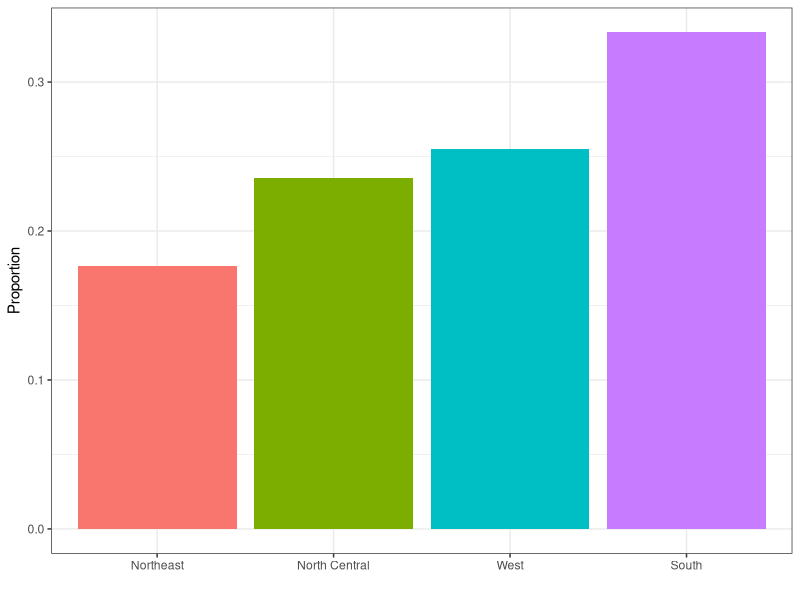
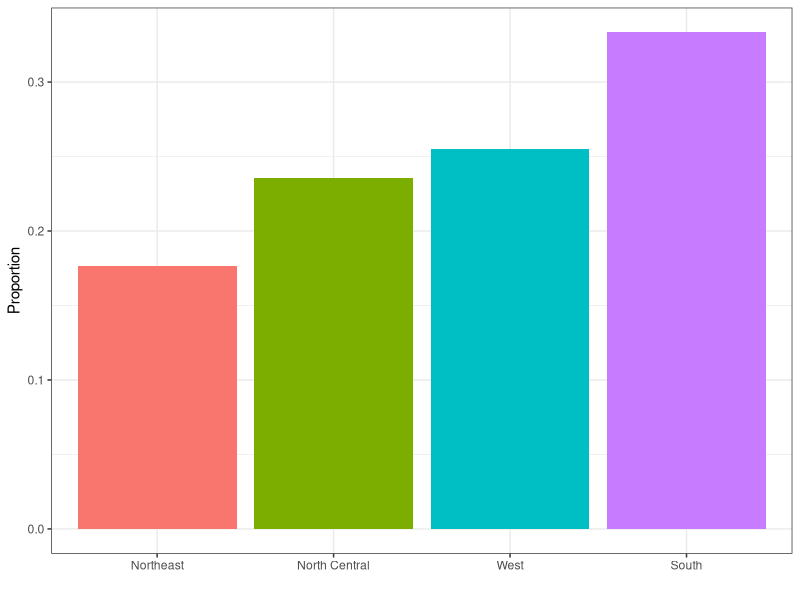

Here is the R script that generated these plots, in order:
## ---- chunk 1
library(dplyr)
library(ggplot2)
library(dslabs)
data(heights)
data(murders)
## ---- chunk 2
library(ggplot2)
library(magrittr)
library(dplyr)
library(dslabs)
ds_theme_set()
data(murders)
murders %>% group_by(region) %>% summarize(n = n()) %>% 
    mutate(Proportion = n/sum(n),region = reorder(region, Proportion)) %>%
    ggplot(aes(x=region, y=Proportion, fill=region)) + 
    geom_bar(stat = "identity", show.legend = FALSE) + xlab("")
## ---- chunk 3
murders %>% group_by(region) %>%
  summarize(n = n()) %>%
  mutate(Proportion = n/sum(n), 
         region = reorder(region, Proportion)) %>%
  ggplot(aes(x=region, y=Proportion, fill=region)) + 
  geom_bar(stat = "identity", show.legend = FALSE) + 
  xlab("")
